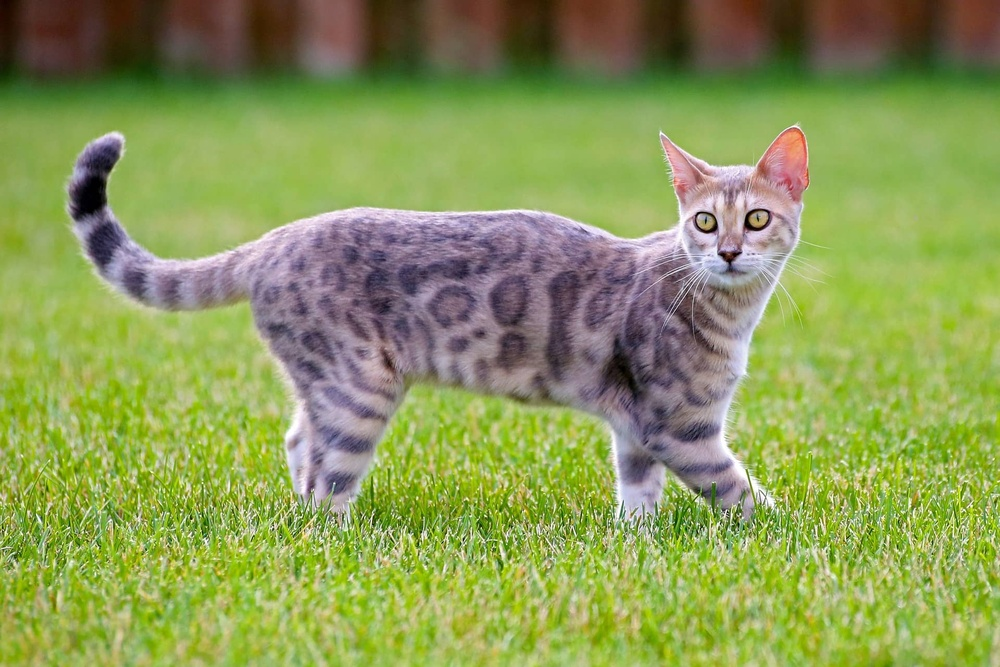
#> input picture opencv-grabcut/images/15.jpg, 1000 x 667 px, shrunk from 1920 x 1280 before the run
$ python grabcut_bbox.py
#> lines starting #> are read from the running program, lines starting #| are printed output that depends on the picture; after the words box and inside, x2 and y2 are one past the last pixel; in counts of white or black regions, pixels touching at a corner belong together
# USAGE
# python grabcut_bbox.py

# import the necessary packages
import numpy as np
import argparse
import time
import cv2
import os

# construct the argument parser and parse the arguments
ap = argparse.ArgumentParser()
ap.add_argument("-i", "--image", type=str,
                default=os.path.sep.join(["images", "15.jpg"]),
                help="path to input image that we'll apply GrabCut to")
ap.add_argument("-c", "--iter", type=int, default=10,
                help="# of GrabCut iterations (larger value => slower runtime)")
args = vars(ap.parse_args())

# load the input image from disk and then allocate memory for the
# output mask generated by GrabCut -- this mask should hae the same
# spatial dimensions as the input image
image = cv2.imread(args["image"])
#> image is the input picture: shape (667, 1000, 3); mean B, G, R 86.7, 153.3, 139.1
mask = np.zeros(image.shape[:2], dtype="uint8")

# define the bounding box coordinates that approximately define my
# face and neck region (i.e., all visible skin)
rect = (90, 0, 470, 600)

# allocate memory for two arrays that the GrabCut algorithm internally
# uses when segmenting the foreground from the background
fgModel = np.zeros((1, 65), dtype="float")
bgModel = np.zeros((1, 65), dtype="float")

# apply GrabCut using the the bounding box segmentation method
start = time.time()
(mask, bgModel, fgModel) = cv2.grabCut(image, mask, rect, bgModel,
                                       fgModel, iterCount=args["iter"], mode=cv2.GC_INIT_WITH_RECT)
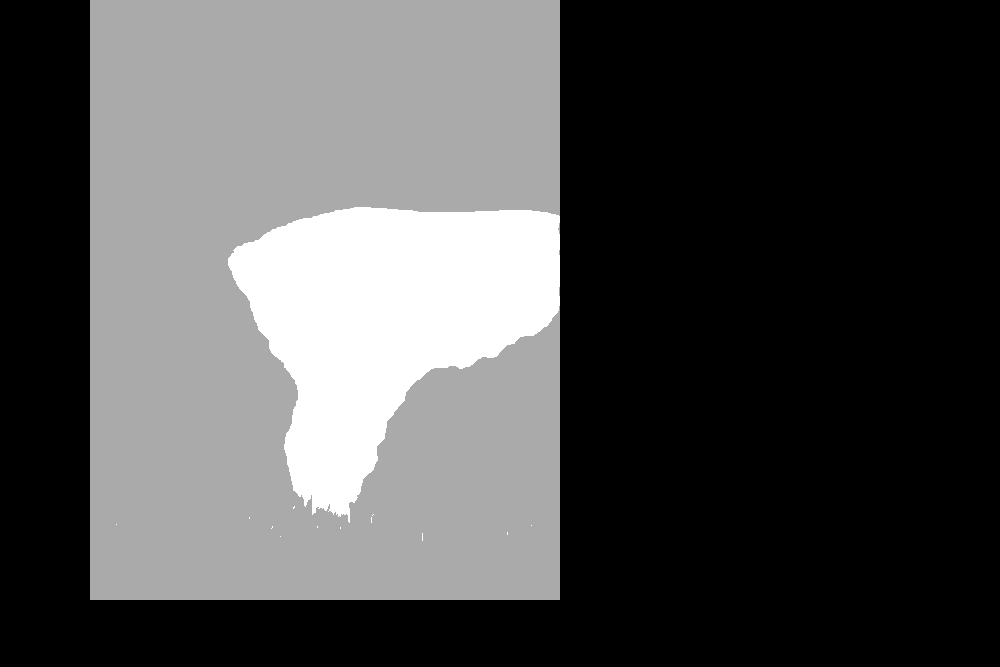
#> mask: shape (667, 1000); min 0, max 3, mean 0.933; drawn with min black and max white
end = time.time()
print("[INFO] applying GrabCut took {:.2f} seconds".format(end - start))

# the output mask has for possible output values, marking each pixel
# in the mask as (1) definite background, (2) definite foreground,
# (3) probable background, and (4) probable foreground
values = (
    ("Definite Background", cv2.GC_BGD),
    ("Probable Background", cv2.GC_PR_BGD),
    ("Definite Foreground", cv2.GC_FGD),
    ("Probable Foreground", cv2.GC_PR_FGD),
)

# loop over the possible GrabCut mask values
for (name, value) in values:
    # construct a mask that for the current value
    print("[INFO] showing mask for '{}'".format(name))
    valueMask = (mask == value).astype("uint8") * 255

    # display the mask so we can visualize it
    cv2.imshow(name, valueMask)
    cv2.waitKey(0)
#> this loop made 4 passes
#> pass 1, `valueMask = (mask == value).astype("uint8") * 255`:
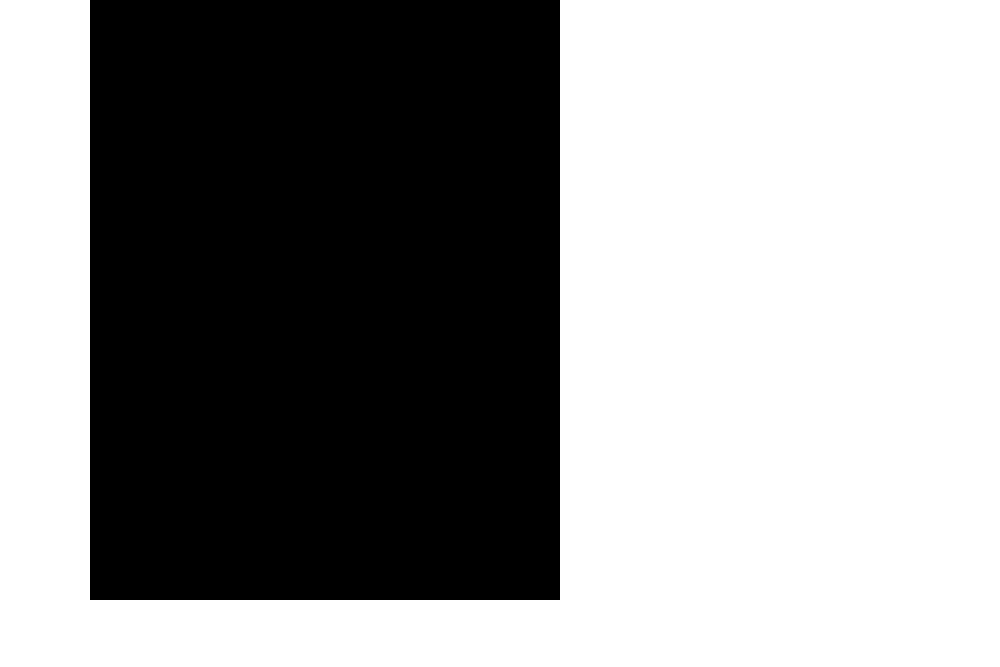
#> valueMask: shape (667, 1000); 57.7% white; 1 black region, box (x1, y1, x2, y2) and area: (90, 0, 560, 600) 282000
#> pass 2, `valueMask = (mask == value).astype("uint8") * 255`:
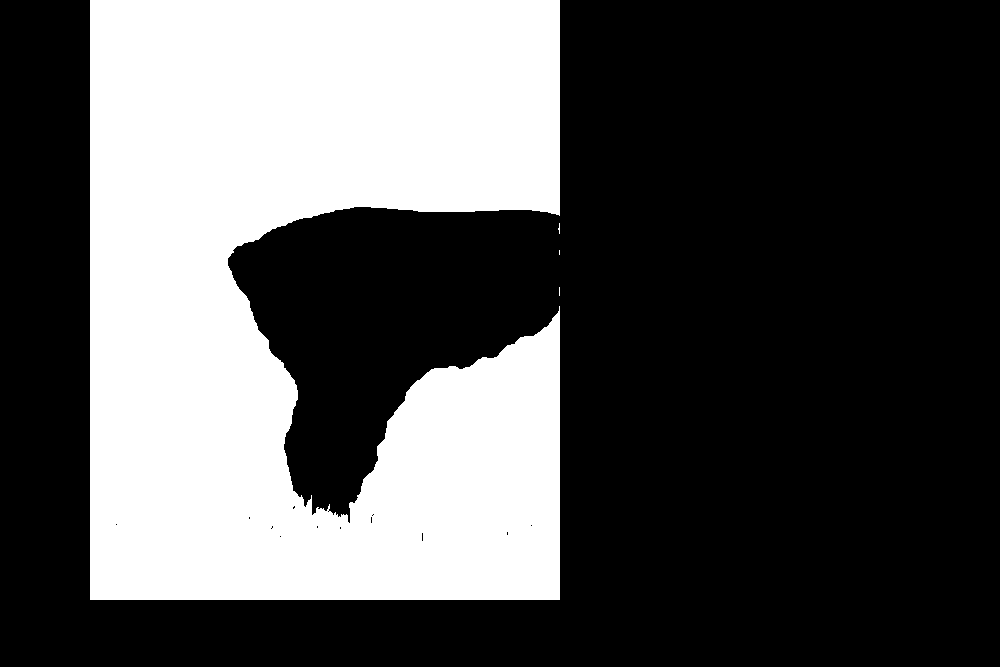
#> valueMask: shape (667, 1000); 33.5% white; 4 white regions (3 under 20 px), largest, box (x1, y1, x2, y2) and area: (90, 0, 560, 600) 223526

# we'll set all definite background and probable background pixels
# to 0 while definite foreground and probable foreground pixels are
# set to 1
outputMask = np.where((mask == cv2.GC_BGD) | (mask == cv2.GC_PR_BGD), 0, 1)
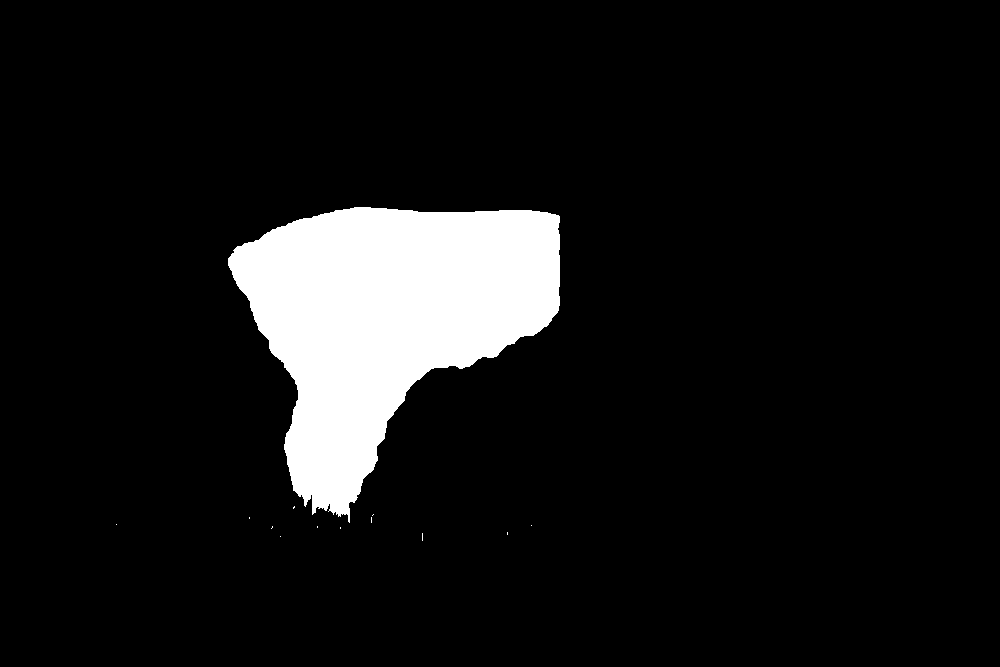
#> outputMask: shape (667, 1000) int64; values 0 (black) and 1 (white), 8.8% white; 13 white regions (12 under 20 px), largest, box (x1, y1, x2, y2) and area: (228, 207, 560, 523) 58412

# scale the mask from the range [0, 1] to [0, 255]
outputMask = (outputMask * 255).astype("uint8")

# apply a bitwise AND to the image using our mask generated by
# GrabCut to generate our final output image
output = cv2.bitwise_and(image, image, mask=outputMask)
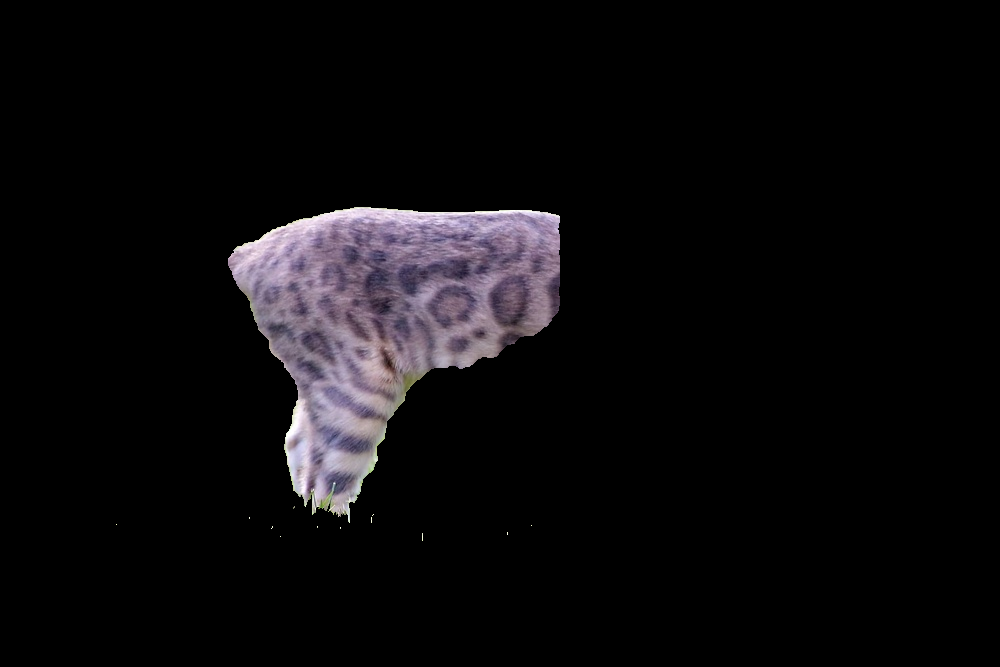
#> output: shape (667, 1000, 3); mean B, G, R 12.7, 10.9, 12.3

# show the input image followed by the mask and output generated by
# GrabCut and bitwise masking
cv2.imshow("Input", image)
cv2.imshow("GrabCut Mask", outputMask)
cv2.imshow("GrabCut Output", output)
cv2.waitKey(0)
